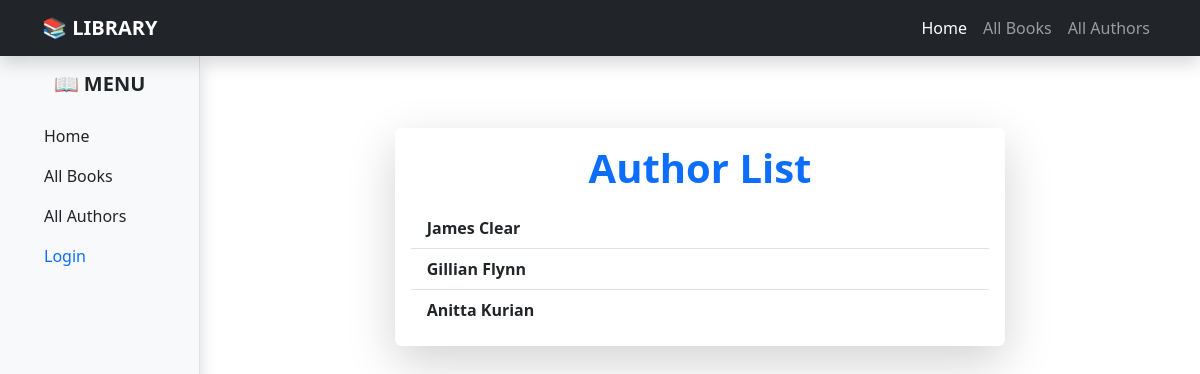
Screenshot of /catalog/authors/ with the database file from the repository.
### catalog/models.py (models this page shows, shortened)
class Author(models.Model):
    first_name = models.CharField(max_length=100)
    last_name = models.CharField(max_length=100)
    date_of_birth = models.DateField(null=True, blank=True)
    date_of_death = models.DateField('died', null=True, blank=True)
    class Meta:
        ordering = ['last_name', 'first_name']

### catalog/views.py (the view)
# urls.py: path('authors/', views.AuthorListView.as_view(), name='authors'),
class AuthorListView(generic.ListView):
    model = Author
    paginate_by = 5  # Display 5 authors per page
    context_object_name = 'author_list'  # Variable for template
    template_name = 'author_list.html'  # Template name

### catalog/templates/author_list.html (shortened to what this page needs)
{% extends "base_generic.html" %}
{% block content %}
  <div class="container mt-5">
    <div class="row">
      <div class="col-md-8 mx-auto">
        <div class="card shadow-lg border-0">
          <div class="card-body">
            <h1 class="text-center text-primary fw-bold"> Author List</h1>
            {% if author_list %}
              <ul class="list-group list-group-flush mt-3">
                {% for author in author_list %}
                  <li class="list-group-item d-flex justify-content-between align-items-center">
                    <a href="{% url 'author-detail' author.id %}" class="text-decoration-none text-dark fw-semibold">
                       {{ author.first_name }} {{ author.last_name }}
                    </a>
                  </li>
                {% endfor %}
              </ul>
            {% else %}
              <p class="text-center text-muted">No authors found.</p>
            {% endif %}
          </div>
        </div>
      </div>
    </div>
  </div>
{% endblock %}

### rows the page displays
Author: first_name "James", last_name "Clear"
Author: first_name "Gillian", last_name "Flynn"
Author: first_name "Anitta", last_name "Kurian"
